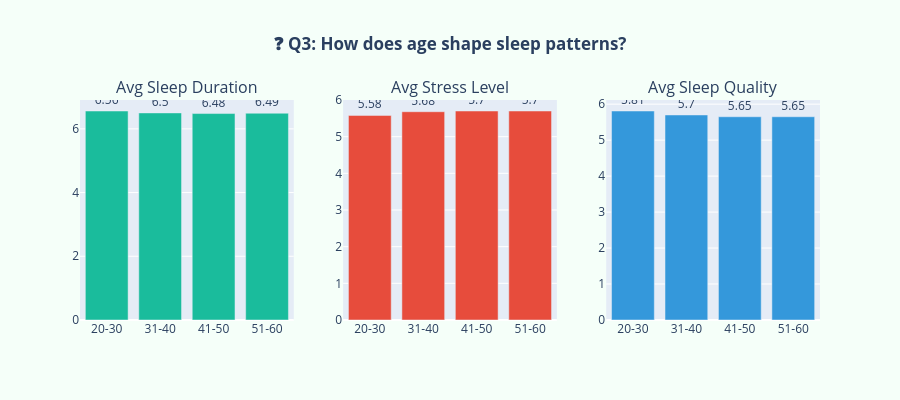

The cell this chart's notebook holds for it:
### Code cell
# Q3: Age group patterns
age_sleep = df.groupby('Age Group').agg(
    Avg_Sleep_Duration=('Sleep Duration', 'mean'),
    Avg_Stress=('Stress Level', 'mean'),
    Avg_Quality=('Quality of Sleep', 'mean')
).reset_index()

fig = make_subplots(rows=1, cols=3,
                    subplot_titles=['Avg Sleep Duration', 'Avg Stress Level', 'Avg Sleep Quality'])

for i, (col, color) in enumerate(zip(['Avg_Sleep_Duration', 'Avg_Stress', 'Avg_Quality'],
                                      ['#1ABC9C', '#E74C3C', '#3498DB'])):
    fig.add_trace(
        go.Bar(x=age_sleep['Age Group'], y=age_sleep[col].round(2),
               marker_color=color, text=age_sleep[col].round(2), textposition='outside'),
        row=1, col=i+1
    )

fig.update_layout(title_text='<b>❓ Q3: How does age shape sleep patterns?</b>',
                  title_x=0.5, showlegend=False, paper_bgcolor='#F5FFF9', height=400)
fig.show()
print('Stress peaks in the 31-40 age group, and sleep duration dips at the same time — classic mid-career pattern.')

### Figure 1 — Plotly figure (JSON) as saved in the notebook; plotly's stock layout.template omitted (floating-point values rounded to 4 significant figures)
{"data": [{"marker": {"color": "#1ABC9C"}, "text": [6.56, 6.5, 6.48, 6.49], "textposition": "outside", "type": "bar", "x": ["20-30", "31-40", "41-50", "51-60"], "xaxis": "x", "y": [6.56, 6.5, 6.48, 6.49], "yaxis": "y"}, {"marker": {"color": "#E74C3C"}, "text": [5.58, 5.68, 5.7, 5.7], "textposition": "outside", "type": "bar", "x": ["20-30", "31-40", "41-50", "51-60"], "xaxis": "x2", "y": [5.58, 5.68, 5.7, 5.7], "yaxis": "y2"}, {"marker": {"color": "#3498DB"}, "text": [5.81, 5.7, 5.65, 5.65], "textposition": "outside", "type": "bar", "x": ["20-30", "31-40", "41-50", "51-60"], "xaxis": "x3", "y": [5.81, 5.7, 5.65, 5.65], "yaxis": "y3"}], "layout": {"annotations": [{"font": {"size": 16}, "showarrow": false, "text": "Avg Sleep Duration", "x": 0.1444, "xanchor": "center", "xref": "paper", "y": 1, "yanchor": "bottom", "yref": "paper"}, {"font": {"size": 16}, "showarrow": false, "text": "Avg Stress Level", "x": 0.5, "xanchor": "center", "xref": "paper", "y": 1, "yanchor": "bottom", "yref": "paper"}, {"font": {"size": 16}, "showarrow": false, "text": "Avg Sleep Quality", "x": 0.8556, "xanchor": "center", "xref": "paper", "y": 1, "yanchor": "bottom", "yref": "paper"}], "height": 400, "paper_bgcolor": "#F5FFF9", "showlegend": false, "title": {"text": "<b>❓ Q3: How does age shape sleep patterns?</b>", "x": 0.5}, "xaxis": {"anchor": "y", "domain": [0, 0.2889]}, "xaxis2": {"anchor": "y2", "domain": [0.3556, 0.6444]}, "xaxis3": {"anchor": "y3", "domain": [0.7111, 1]}, "yaxis": {"anchor": "x", "domain": [0, 1]}, "yaxis2": {"anchor": "x2", "domain": [0, 1]}, "yaxis3": {"anchor": "x3", "domain": [0, 1]}}}
